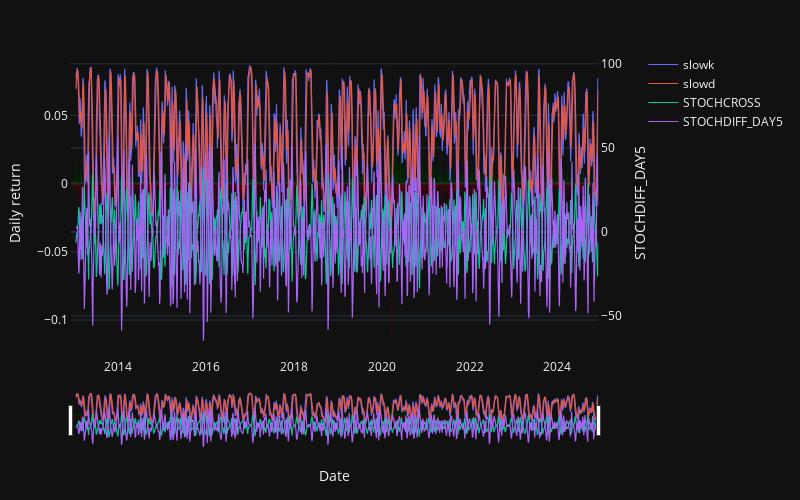

Notebook code for this chart:
### Markdown cell above
Momentum indicator reflecting if a stock is over-brought or over-sold.

Value > 80: Over-brought.

Value < 20: Over-sold.

Used to predict reversals in trends.

However, stocks can exist in an over-brought or over-sold state for extended periods of time.

Need to look at stochastic oscillator for clues about future trend shifts. 

Usually plot value and 3-day moving average. Crossing of these lines indicate change in momentum -> price reversal.

### Code cell
args = {  # These parameters reduce noise
    "fastk_period": 14,
    "slowk_period": 7,
    "slowk_matype": 0,
    "slowd_period": 7,
    "slowd_matype": 0,
}

indicators = ta.Function("STOCH", **args)(df)
indicators["STOCHCROSS"] = indicators.eval("slowd-slowk")
indicators["STOCHDIFF_DAY5"] = indicators["slowk"].diff(5)

indicator_summary(df, "STOCH", args=args, indicators=indicators)

### Figure 1 — Plotly figure (JSON) as saved in the notebook; plotly's stock layout.template omitted (floating-point values rounded to 4 significant figures; data arrays with more than 128 entries replaced by an {"elided": "..."} marker saying what was removed)
{"data": [{"line": {"width": 1.2}, "name": "slowk", "type": "scatter", "x": {"elided": "3031 str values"}, "xaxis": "x", "y": {"elided": "3031 float values"}, "yaxis": "y2"}, {"line": {"width": 1.2}, "name": "slowd", "type": "scatter", "x": {"elided": "3031 str values"}, "xaxis": "x", "y": {"elided": "3031 float values"}, "yaxis": "y2"}, {"line": {"width": 1.2}, "name": "STOCHCROSS", "type": "scatter", "x": {"elided": "3031 str values"}, "xaxis": "x", "y": {"elided": "3031 float values"}, "yaxis": "y2"}, {"line": {"width": 1.2}, "name": "STOCHDIFF_DAY5", "type": "scatter", "x": {"elided": "3031 str values"}, "xaxis": "x", "y": {"elided": "3031 float values"}, "yaxis": "y2"}, {"marker": {"color": {"elided": "3031 str values"}, "line": {"width": 0.05}}, "showlegend": false, "type": "bar", "x": {"elided": "3031 str values"}, "xaxis": "x", "y": {"elided": "3031 float values"}, "yaxis": "y"}], "layout": {"autosize": false, "bargap": 0, "bargroupgap": 0, "height": 500, "margin": {"b": 50, "l": 50, "pad": 2, "r": 50, "t": 50}, "width": 800, "xaxis": {"anchor": "y", "domain": [0, 0.94], "fixedrange": false, "rangeslider": {"visible": true}, "title": {"text": "Date"}}, "yaxis": {"anchor": "x", "domain": [0, 1], "title": {"text": "Daily return"}}, "yaxis2": {"anchor": "x", "fixedrange": false, "overlaying": "y", "side": "right", "title": {"text": "STOCHDIFF_DAY5"}}}}
